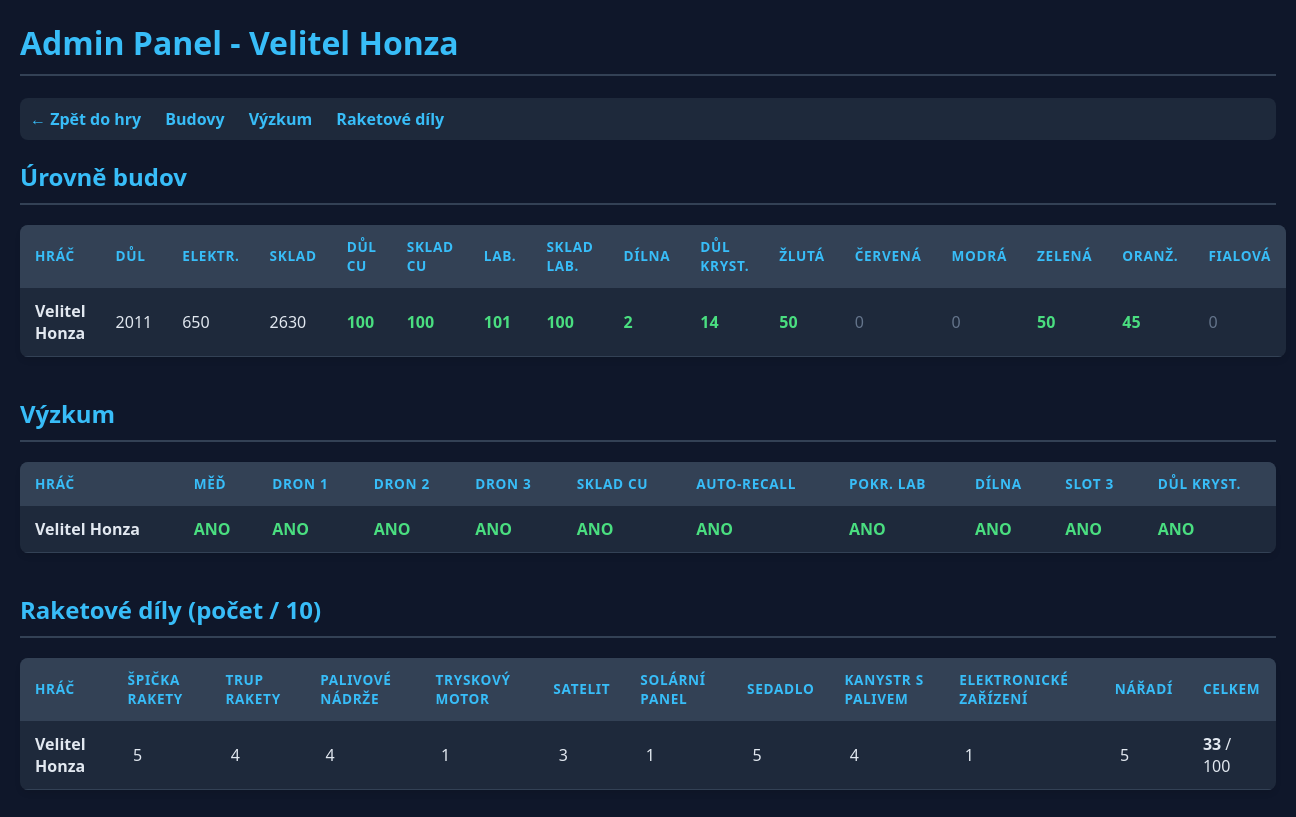
The page /admin.php (signed in) on the database as committed earlier.
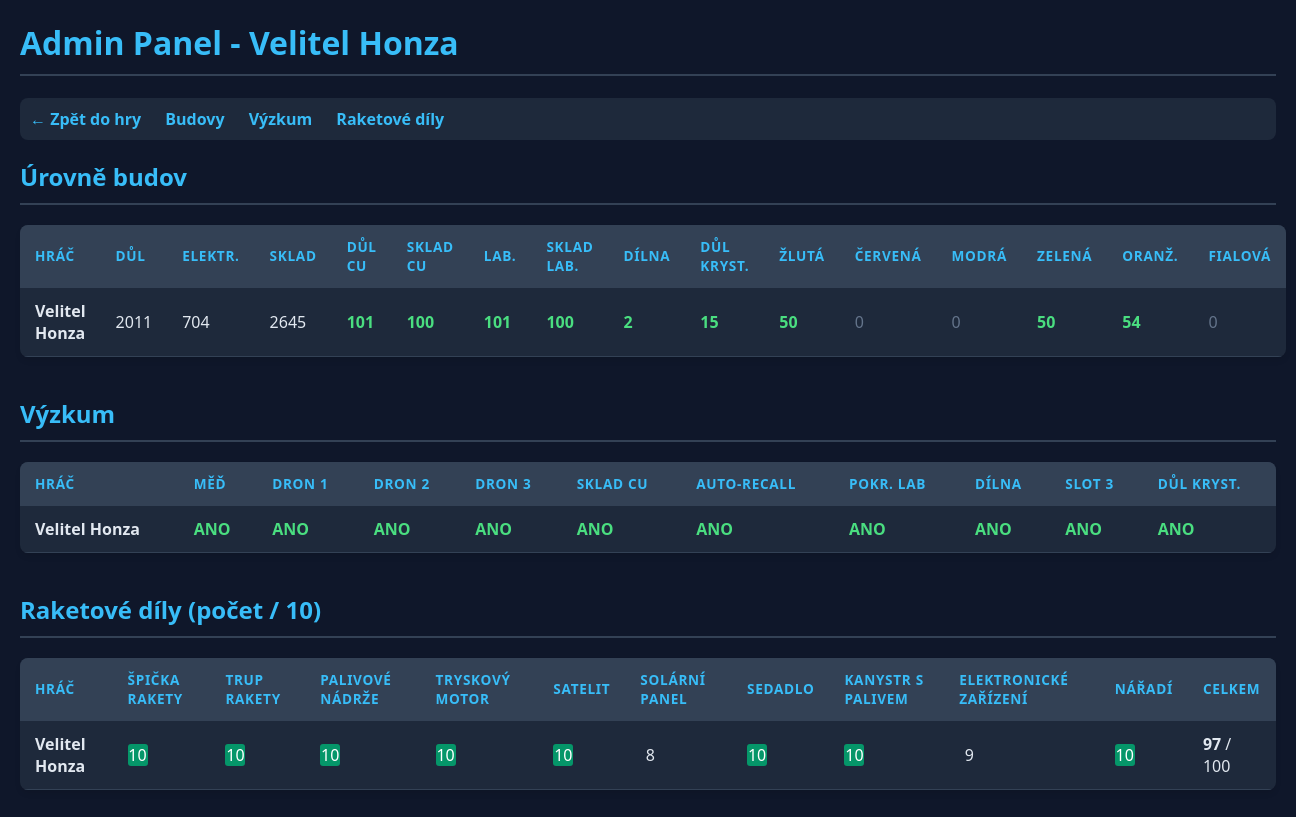
The same page on the database as committed later.
### tables this page shows
CREATE TABLE planets (
    id INTEGER PRIMARY KEY AUTOINCREMENT,
    user_id INTEGER UNIQUE NOT NULL,
    iron_amount REAL DEFAULT 100,
    energy_amount REAL DEFAULT 50,
    mine_level INTEGER DEFAULT 1,
    solar_plant_level INTEGER DEFAULT 1,
    warehouse_level INTEGER DEFAULT 1,
    last_updated DATETIME DEFAULT CURRENT_TIMESTAMP, crystal_amount REAL DEFAULT 0, vehicle_level INTEGER DEFAULT 0, vehicle_hp REAL DEFAULT 100, vehicle_status TEXT DEFAULT 'idle', vehicle_start_time DATETIME, vehicle_recall_time DATETIME, researched_colors TEXT DEFAULT '', res_yellow REAL DEFAULT 0, res_red REAL DEFAULT 0, res_blue REAL DEFAULT 0, res_green REAL DEFAULT 0, res_orange REAL DEFAULT 0, res_purple REAL DEFAULT 0, mine_yellow_lvl INTEGER DEFAULT 0, mine_red_lvl INTEGER DEFAULT 0, mine_blue_lvl INTEGER DEFAULT 0, mine_green_lvl INTEGER DEFAULT 0, mine_orange_lvl INTEGER DEFAULT 0, mine_purple_lvl INTEGER DEFAULT 0, has_drone INTEGER DEFAULT 0, drone_storage REAL DEFAULT 0, vehicle_sensor_lvl INTEGER DEFAULT 1, res_copper REAL DEFAULT 0, mine_copper_lvl INTEGER DEFAULT 0, warehouse_copper_lvl INTEGER DEFAULT 0, research_copper INTEGER DEFAULT 0, research_drone_upgrade INTEGER DEFAULT 0, vehicle2_level INTEGER DEFAULT 0, vehicle2_hp REAL DEFAULT 100, vehicle2_status TEXT DEFAULT 'idle', vehicle2_sensor_lvl INTEGER DEFAULT 1, vehicle2_start_time DATETIME, vehicle2_recall_time DATETIME, research_drone_upgrade_2 INTEGER DEFAULT 0, res_tubes REAL DEFAULT 0, lab_level INTEGER DEFAULT 0, lab_storage_level INTEGER DEFAULT 0, research_advanced_lab INTEGER DEFAULT 0, research_warehouse_copper INTEGER DEFAULT 0, research_drone_upgrade_3 INTEGER DEFAULT 0, research_auto_recall INTEGER DEFAULT 0, research_rocket_workshop INTEGER DEFAULT 0, rocket_workshop_level INTEGER DEFAULT 0, rocket_workshop_status TEXT DEFAULT 'idle', rocket_workshop_started_at DATETIME, rocket_workshop_ready_at DATETIME, rocket_parts TEXT DEFAULT '', rocket_workshop_mode INTEGER DEFAULT 1, rocket_workshop_2_status TEXT DEFAULT 'idle', rocket_workshop_2_started_at DATETIME, rocket_workshop_2_ready_at DATETIME, research_alien_slot_3 INTEGER DEFAULT 0, research_secret_crystal_mine INTEGER DEFAULT 0, secret_crystal_mine_level INTEGER DEFAULT 0,
    FOREIGN KEY(user_id) REFERENCES users(id)
);

CREATE TABLE users (
    id INTEGER PRIMARY KEY AUTOINCREMENT,
    email TEXT UNIQUE NOT NULL,
    password TEXT NOT NULL,
    player_name TEXT NOT NULL,
    created_at DATETIME DEFAULT CURRENT_TIMESTAMP
, last_login DATETIME);

### app/Repositories/PlanetRepository.php (called while the page is built, shortened)
<?php
function findAllPlayersWithPlanets(PDO $db): array {
    $stmt = $db->query("
        SELECT u.player_name, p.*
        FROM users u
        JOIN planets p ON u.id = p.user_id
        ORDER BY u.player_name ASC
    ");
    return $stmt->fetchAll(PDO::FETCH_ASSOC);
}

### app/Support/PlanetHelpers.php (called while the page is built, shortened)
<?php
function getRocketPartDefinitions(): array {
    return [
        'rocket_tip' => "Špička rakety",
        'rocket_body' => 'Trup rakety',
        'fuel_tank' => "Palivové nádrže",
        'jet_engine' => "Tryskový motor",
        'satellite' => 'Satelit',
        'solar_panel' => "Solární panel",
        'seat' => 'Sedadlo',
        'fuel_canister' => "Kanystr s palivem",
        'electronics' => "Elektronické zařízení",
        'tools' => "Nářadí"
    ];
}
function getDefaultRocketPartsInventory(): array {
    $inventory = [];
    foreach (getRocketPartDefinitions() as $key => $_label) {
        $inventory[$key] = 0;
    }
    return $inventory;
}
function normalizeRocketPartsInventory($rawInventory): array {
    $inventory = getDefaultRocketPartsInventory();
    $decoded = json_decode($rawInventory, true);
    foreach ($inventory as $key => $defaultValue) {
        $value = $decoded[$key] ?? $defaultValue;
        $inventory[$key] = max(0, min(10, (int) $value));
    }
    return $inventory;
}

### app/Bootstrap/DatabaseMigrations.php (called while the page is built, shortened)
<?php
function initializeDatabase(PDO $db): void {
    $db->exec("CREATE TABLE IF NOT EXISTS users (
        id INTEGER PRIMARY KEY AUTOINCREMENT,
        email TEXT UNIQUE NOT NULL,
        password TEXT NOT NULL,
        player_name TEXT NOT NULL,
        created_at DATETIME DEFAULT CURRENT_TIMESTAMP
    )");
    $db->exec("CREATE TABLE IF NOT EXISTS planets (
        id INTEGER PRIMARY KEY AUTOINCREMENT,
        user_id INTEGER UNIQUE NOT NULL,
        iron_amount REAL DEFAULT 100,
        energy_amount REAL DEFAULT 50,
        mine_level INTEGER DEFAULT 1,
        solar_plant_level INTEGER DEFAULT 1,
        warehouse_level INTEGER DEFAULT 1,
        last_updated DATETIME DEFAULT CURRENT_TIMESTAMP,
        FOREIGN KEY(user_id) REFERENCES users(id)
    )");
    $db->exec("CREATE TABLE IF NOT EXISTS global_settings (
        key TEXT PRIMARY KEY,
        value TEXT
    )");
    $db->exec("INSERT OR IGNORE INTO global_settings (key, value) VALUES ('game_state', 'COLONIZATION')");
    ensurePlanetColumns($db);
}
function ensurePlanetColumns(PDO $db): void {
    $res = $db->query("PRAGMA table_info(planets)");
}

### db.php (called while the page is built, shortened)
<?php
require_once __DIR__ . '/app/Bootstrap/DatabaseConnection.php';
require_once __DIR__ . '/app/Bootstrap/DatabaseMigrations.php';
require_once __DIR__ . '/app/Support/PlanetHelpers.php';
require_once __DIR__ . '/app/Repositories/PlanetRepository.php';
$db = createDatabaseConnection(__DIR__ . '/game.sqlite');
initializeDatabase($db);

### admin.php (the view, shortened to what the changed rows need)
<?php
require_once 'db.php';
$players = findAllPlayersWithPlanets($db);
$rocketPartDefs = getRocketPartDefinitions();
?>
<!DOCTYPE html>
<html lang="cs">
<head>
</head>
<body>
    <h1>Admin Panel - Velitel Honza</h1>
    <h2 id="buildings">Úrovně budov</h2>
    <table>
        <thead>
            <tr>
                <th>Hráč</th>
                <th>Důl</th>
                <th>Elektr.</th>
                <th>Sklad</th>
                <th>Důl Cu</th>
                <th>Sklad Cu</th>
                <th>Lab.</th>
                <th>Sklad Lab.</th>
                <th>Dílna</th>
                <th>Důl Kryst.</th>
                <th>Žlutá</th>
                <th>Červená</th>
                <th>Modrá</th>
                <th>Zelená</th>
                <th>Oranž.</th>
                <th>Fialová</th>
            </tr>
        </thead>
        <tbody>
            <?php foreach ($players as $p): ?>
            <tr>
                <td><strong><?= htmlspecialchars($p['player_name']) ?></strong></td>
                <td><?= $p['mine_level'] ?></td>
                <td><?= $p['solar_plant_level'] ?></td>
                <td><?= $p['warehouse_level'] ?></td>
                <td class="<?= $p['mine_copper_lvl'] > 0 ? 'val-positive' : 'val-zero' ?>"><?= $p['mine_copper_lvl'] ?></td>
                <td class="<?= $p['warehouse_copper_lvl'] > 0 ? 'val-positive' : 'val-zero' ?>"><?= $p['warehouse_copper_lvl'] ?></td>
                <td class="<?= $p['lab_level'] > 0 ? 'val-positive' : 'val-zero' ?>"><?= $p['lab_level'] ?></td>
                <td class="<?= $p['lab_storage_level'] > 0 ? 'val-positive' : 'val-zero' ?>"><?= $p['lab_storage_level'] ?></td>
                <td class="<?= $p['rocket_workshop_level'] > 0 ? 'val-positive' : 'val-zero' ?>"><?= $p['rocket_workshop_level'] ?></td>
                <td class="<?= ($p['secret_crystal_mine_level'] ?? 0) > 0 ? 'val-positive' : 'val-zero' ?>"><?= $p['secret_crystal_mine_level'] ?? 0 ?></td>
                <td class="<?= $p['mine_yellow_lvl'] > 0 ? 'val-positive' : 'val-zero' ?>"><?= $p['mine_yellow_lvl'] ?></td>
                <td class="<?= $p['mine_red_lvl'] > 0 ? 'val-positive' : 'val-zero' ?>"><?= $p['mine_red_lvl'] ?></td>
                <td class="<?= $p['mine_blue_lvl'] > 0 ? 'val-positive' : 'val-zero' ?>"><?= $p['mine_blue_lvl'] ?></td>
                <td class="<?= $p['mine_green_lvl'] > 0 ? 'val-positive' : 'val-zero' ?>"><?= $p['mine_green_lvl'] ?></td>
                <td class="<?= $p['mine_orange_lvl'] > 0 ? 'val-positive' : 'val-zero' ?>"><?= $p['mine_orange_lvl'] ?></td>
                <td class="<?= $p['mine_purple_lvl'] > 0 ? 'val-positive' : 'val-zero' ?>"><?= $p['mine_purple_lvl'] ?></td>
            </tr>
            <?php endforeach; ?>
        </tbody>
    </table>
    <h2 id="research">Výzkum</h2>
    <table>
        <thead>
            <tr>
                <th>Hráč</th>
                <th>Měď</th>
                <th>Dron 1</th>
                <th>Dron 2</th>
                <th>Dron 3</th>
                <th>Sklad Cu</th>
                <th>Auto-Recall</th>
                <th>Pokr. Lab</th>
                <th>Dílna</th>
                <th>Slot 3</th>
                <th>Důl Kryst.</th>
            </tr>
        </thead>
        <tbody>
            <?php foreach ($players as $p): ?>
            <tr>
                <td><strong><?= htmlspecialchars($p['player_name']) ?></strong></td>
                <td class="<?= $p['research_copper'] ? 'val-researched' : 'val-not-researched' ?>"><?= $p['research_copper'] ? 'ANO' : 'NE' ?></td>
                <td class="<?= $p['research_drone_upgrade'] ? 'val-researched' : 'val-not-researched' ?>"><?= $p['research_drone_upgrade'] ? 'ANO' : 'NE' ?></td>
                <td class="<?= $p['research_drone_upgrade_2'] ? 'val-researched' : 'val-not-researched' ?>"><?= $p['research_drone_upgrade_2'] ? 'ANO' : 'NE' ?></td>
                <td class="<?= ($p['research_drone_upgrade_3'] ?? 0) ? 'val-researched' : 'val-not-researched' ?>"><?= ($p['research_drone_upgrade_3'] ?? 0) ? 'ANO' : 'NE' ?></td>
                <td class="<?= ($p['research_warehouse_copper'] ?? 0) ? 'val-researched' : 'val-not-researched' ?>"><?= ($p['research_warehouse_copper'] ?? 0) ? 'ANO' : 'NE' ?></td>
                <td class="<?= ($p['research_auto_recall'] ?? 0) ? 'val-researched' : 'val-not-researched' ?>"><?= ($p['research_auto_recall'] ?? 0) ? 'ANO' : 'NE' ?></td>
                <td class="<?= ($p['research_advanced_lab'] ?? 0) ? 'val-researched' : 'val-not-researched' ?>"><?= ($p['research_advanced_lab'] ?? 0) ? 'ANO' : 'NE' ?></td>
                <td class="<?= ($p['research_rocket_workshop'] ?? 0) ? 'val-researched' : 'val-not-researched' ?>"><?= ($p['research_rocket_workshop'] ?? 0) ? 'ANO' : 'NE' ?></td>
                <td class="<?= ($p['research_alien_slot_3'] ?? 0) ? 'val-researched' : 'val-not-researched' ?>"><?= ($p['research_alien_slot_3'] ?? 0) ? 'ANO' : 'NE' ?></td>
                <td class="<?= ($p['research_secret_crystal_mine'] ?? 0) ? 'val-researched' : 'val-not-researched' ?>"><?= ($p['research_secret_crystal_mine'] ?? 0) ? 'ANO' : 'NE' ?></td>
            </tr>
            <?php endforeach; ?>
        </tbody>
    </table>
    <h2 id="rocket">Raketové díly (počet / 10)</h2>
    <table>
        <thead>
            <tr>
                <th>Hráč</th>
                <?php foreach ($rocketPartDefs as $label): ?>
                <th><?= htmlspecialchars($label) ?></th>
                <?php endforeach; ?>
                <th>CELKEM</th>
            </tr>
        </thead>
        <tbody>
            <?php foreach ($players as $p):
                $parts = normalizeRocketPartsInventory($p['rocket_parts'] ?? '');
                $totalParts = array_sum($parts);
            ?>
            <tr>
                <td><strong><?= htmlspecialchars($p['player_name']) ?></strong></td>
                <?php foreach ($rocketPartDefs as $key => $label):
                    $count = $parts[$key] ?? 0;
                ?>
                <td>
                    <span class="part-count <?= $count >= 10 ? 'part-full' : '' ?>"><?= $count ?></span>
                </td>
                <?php endforeach; ?>
                <td><strong><?= $totalParts ?></strong> / <?= count($rocketPartDefs) * 10 ?></td>
            </tr>
            <?php endforeach; ?>
        </tbody>
    </table>
</body>
</html>

Rows that differ between the two databases and show on the page:
changed planets "Velitel Honza": solar_plant_level "650" → "704"; warehouse_level "2630" → "2645"; mine_copper_lvl "100" → "101"; secret_crystal_mine_level "14" → "15"; mine_orange_lvl "45" → "54"; rocket_parts "33" → "97"
Other text that changed with them:
new list line: "10"
new list line: "8"
new list line: "9"
list line gone: "5"
list line gone: "4"
list line gone: "1"
list line gone: "3"
